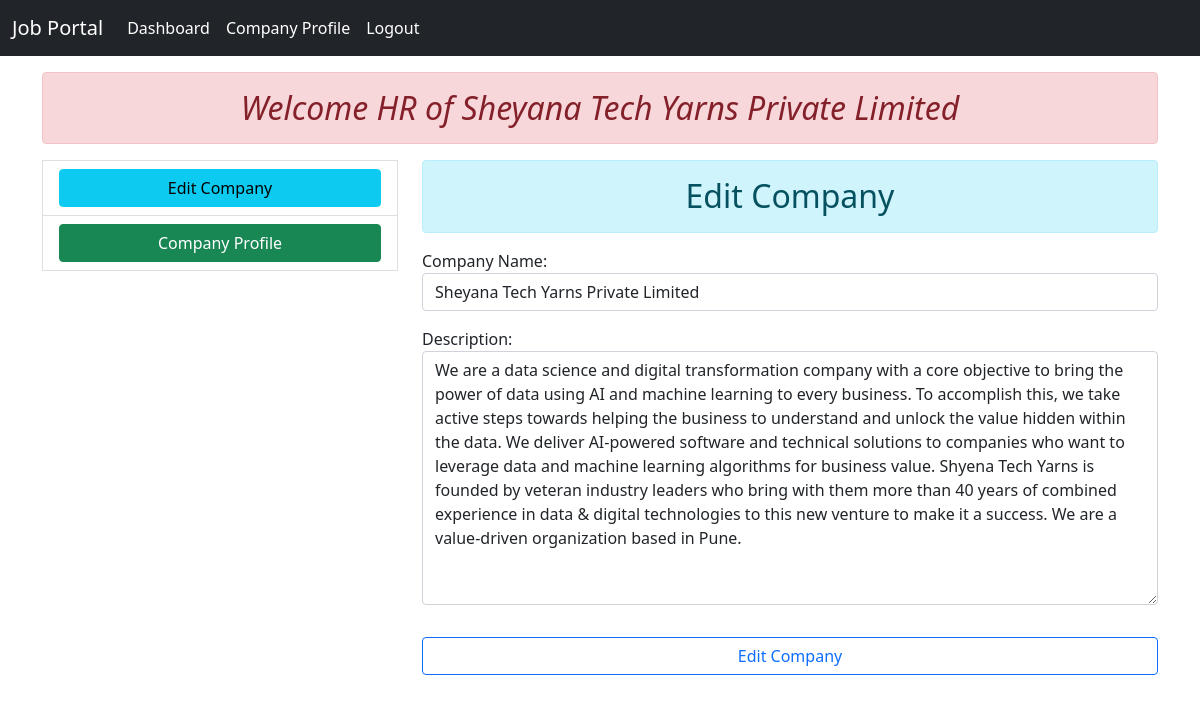
The page /dashBoard/ (signed in) on the database its author committed.
### app/models.py (models this page shows, shortened)
class Company(models.Model):
    user= models.OneToOneField(User, on_delete=models.CASCADE)
    name = models.CharField(max_length=250)
    desc = models.TextField(default="")

### app/views.py (the view, shortened to what this page needs)
# urls.py: path('dashBoard/', views.dashboardView, name='user_dashboard'),
def dashboardView(request):
    if request.user.is_authenticated:
        if request.user.groups.filter(name='Manager').exists():
            allCompany = Company.objects.all()
            allItems = []
            for item in allCompany:
                allItems.append(item.user)
            if request.user not in allItems:
                if request.method == 'POST':
                    forms = CompanyForm(data=request.POST)
                    if forms.is_valid():
                        reg = forms.save(commit=False)
                        reg.user = request.user
                        reg.save()
                        return HttpResponseRedirect('/dashBoard/')
                else:
                    forms = CompanyForm()
                return render(request, 'compDashboard.html', {'forms': forms})
            else:
                ct = Company.objects.get(user__username=request.user.username)
                if request.method == 'POST':
                    forms = CompanyForm(data=request.POST, instance=ct)
                    if forms.is_valid():
                        forms.save()
                        return HttpResponseRedirect('/dashBoard/')
                else:
                    forms = CompanyForm(instance=ct)
                return render(request, 'compDashboard.html', {'forms': forms, 'ct': ct})
    else:
        return HttpResponseRedirect('/')

### app/forms.py
class CompanyForm(forms.ModelForm):
    class Meta:
        model = Company
        fields = ['name', 'desc']
        labels = {'name': 'Company Name',
        'desc': 'Description'}
        widgets = {'name': forms.TextInput(attrs={'class': 'form-control'}),
        'desc': forms.Textarea(attrs={'class': 'form-control'})}

### templates/compDashboard.html (shortened to what this page needs)
{% extends 'base.html' %}
{% block content %}
<div class="container my-3">
    {% if ct %}
        <h2 class="text-center alert alert-danger"> <i> Welcome HR of {{ct.name}} </i></h2>
    {% else %}
        <h2 class="text-center">Welcome</h2>
    {% endif %}
    <div class="row">
        <div class="col-12 col-lg-4">
            {% if ct %}
            <li class="list-group-item text-center"> <a href="#" class="text-decoration-none btn btn-info w-100 ">Edit
                    Company</a></li>
            <li class="list-group-item text-center">
                <a class="text-decoration-none btn btn-success w-100" href="{% url 'user_profile' ct.id %}">Company
                    Profile</a>
            </li>
            {% else %}
            <li class="list-group-item text-center" aria-current="true "> <a href="{% url 'user_dashboard' %}"
                    class="text-decoration-none btn btn-primary w-100 ">Add Company</a></li>
            {% endif %}
        </div>
        <div class="col-12 col-lg-8">
            <form action="" method="POST" novalidate>
                {% if ct %}
                <h2 class="text-center alert alert-info">Edit Company</h2>
                {% else %}
                <h2 class="text-center alert alert-danger">Add Company</h2>
                {% endif %}
                {% for fm in forms %}
                <p>{{fm.label_tag}}{{fm}} <small class="text-danger">{{fm.errors|striptags}}</small></p>
                {% endfor %}
                <div class="text-center">
                    {% if ct %}
                    <input type="submit" class="btn btn-outline-primary w-100 my-3" value="Edit Company">
                    {% else %}
                    <input type="submit" class="btn btn-outline-success w-100 my-3" value="Add Company">
                    {% endif %}
                </div>
            </form>
        </div>
    </div>
</div>
{% endblock content %}

### rows shown on the page
Company: name "Sheyana Tech Yarns Private Limited", forms "Sheyana Tech Yarns Private Limited" "We are a data science and digital transformation company with a core objective to bring the power of data using AI and machine learning to every business. To accomplish this, we take active steps towards helping the business to understand and unlock the value hidden within the data. We deliver AI-powered software and technical solutions to companies who want to leverage data and machine learning algorithms for business value. Shyena Tech Yarns is founded by veteran industry leaders who bring with them more than 40 years of combined experience in data & digital technologies to this new venture to make it a success. We are a value-driven organization based in Pune."

### other values the page prints
{{ fm.label_tag }} "Company Name:" "Description:"
